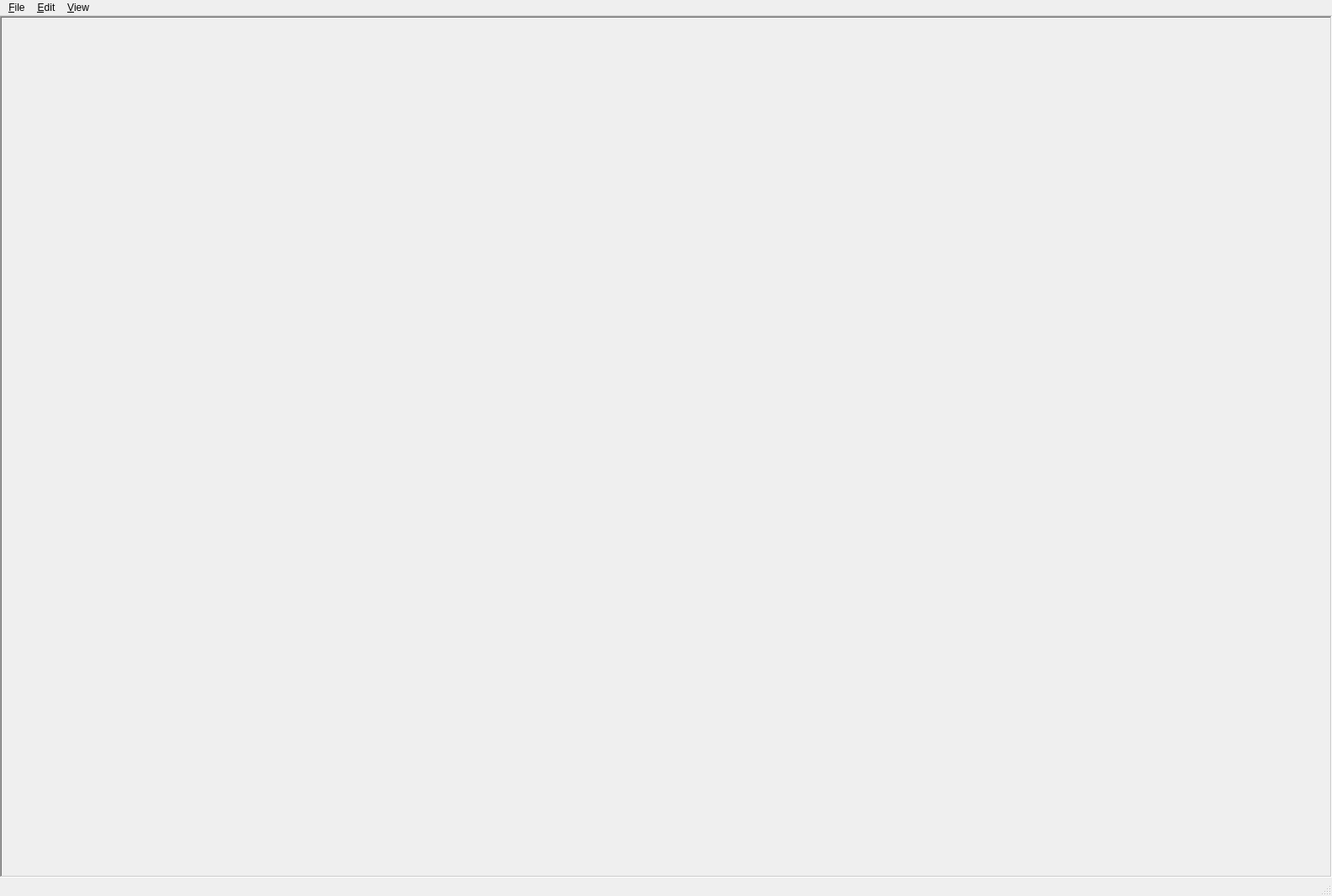
<?xml version="1.0" encoding="UTF-8"?>
<ui version="4.0">
 <class>MainWindow</class>
 <widget class="QMainWindow" name="MainWindow">
  <property name="geometry">
   <rect>
    <x>0</x>
    <y>0</y>
    <width>1584</width>
    <height>1066</height>
   </rect>
  </property>
  <property name="windowTitle">
   <string>ImageQuickFix</string>
  </property>
  <widget class="QWidget" name="centralwidget">
   <layout class="QVBoxLayout" name="verticalLayout">
    <property name="leftMargin">
     <number>0</number>
    </property>
    <property name="topMargin">
     <number>0</number>
    </property>
    <property name="rightMargin">
     <number>0</number>
    </property>
    <property name="bottomMargin">
     <number>0</number>
    </property>
    <item>
     <widget class="QFrame" name="frame_5">
      <property name="frameShape">
       <enum>QFrame::Shape::WinPanel</enum>
      </property>
      <property name="frameShadow">
       <enum>QFrame::Shadow::Sunken</enum>
      </property>
      <layout class="QVBoxLayout" name="verticalLayout_2">
       <property name="leftMargin">
        <number>0</number>
       </property>
       <property name="topMargin">
        <number>0</number>
       </property>
       <property name="rightMargin">
        <number>0</number>
       </property>
       <property name="bottomMargin">
        <number>0</number>
       </property>
       <item>
        <widget class="ImageWidget" name="widget_image_viewer" native="true">
         <property name="sizePolicy">
          <sizepolicy hsizetype="Preferred" vsizetype="Expanding">
           <horstretch>0</horstretch>
           <verstretch>0</verstretch>
          </sizepolicy>
         </property>
        </widget>
       </item>
      </layout>
     </widget>
    </item>
   </layout>
  </widget>
  <widget class="QMenuBar" name="menubar">
   <property name="geometry">
    <rect>
     <x>0</x>
     <y>0</y>
     <width>1584</width>
     <height>30</height>
    </rect>
   </property>
   <widget class="QMenu" name="menu_File">
    <property name="title">
     <string>&amp;File</string>
    </property>
    <addaction name="action_new_from_clipboard"/>
    <addaction name="action_file_open"/>
    <addaction name="action_save_square_image"/>
    <addaction name="action_save_as"/>
   </widget>
   <widget class="QMenu" name="menu_View">
    <property name="title">
     <string>&amp;View</string>
    </property>
    <addaction name="action_fit_image_to_view"/>
   </widget>
   <widget class="QMenu" name="menu_Edit">
    <property name="title">
     <string>&amp;Edit</string>
    </property>
    <addaction name="action_copy"/>
    <addaction name="separator"/>
    <addaction name="action_edit_squared"/>
    <addaction name="separator"/>
    <addaction name="action_edit_rotate_right"/>
    <addaction name="action_edit_rotate_left"/>
    <addaction name="action_edit_rotate_180deg"/>
    <addaction name="action_edit_flip_horizontal"/>
    <addaction name="action_edit_flip_vertical"/>
    <addaction name="separator"/>
    <addaction name="action_settings"/>
   </widget>
   <addaction name="menu_File"/>
   <addaction name="menu_Edit"/>
   <addaction name="menu_View"/>
  </widget>
  <widget class="QStatusBar" name="statusbar"/>
  <action name="action_file_open">
   <property name="text">
    <string>&amp;Open...</string>
   </property>
   <property name="shortcut">
    <string>Ctrl+O</string>
   </property>
  </action>
  <action name="action_fit_image_to_view">
   <property name="checkable">
    <bool>true</bool>
   </property>
   <property name="text">
    <string>Fit image to view</string>
   </property>
  </action>
  <action name="action_copy">
   <property name="text">
    <string>Copy</string>
   </property>
   <property name="shortcut">
    <string>Ctrl+C</string>
   </property>
  </action>
  <action name="action_settings">
   <property name="text">
    <string>Settings...</string>
   </property>
  </action>
  <action name="action_new_from_clipboard">
   <property name="text">
    <string>&amp;New from clipboard</string>
   </property>
   <property name="shortcut">
    <string>Ctrl+N</string>
   </property>
  </action>
  <action name="action_edit_rotate_right">
   <property name="text">
    <string>Rotate right</string>
   </property>
  </action>
  <action name="action_edit_rotate_left">
   <property name="text">
    <string>Rotate left</string>
   </property>
  </action>
  <action name="action_edit_flip_vertical">
   <property name="text">
    <string>Flip vertical</string>
   </property>
  </action>
  <action name="action_edit_flip_horizontal">
   <property name="text">
    <string>Flip horizontal</string>
   </property>
  </action>
  <action name="action_edit_rotate_180deg">
   <property name="text">
    <string>Rotate 180 deg</string>
   </property>
  </action>
  <action name="action_edit_squared">
   <property name="text">
    <string>Squared</string>
   </property>
  </action>
  <action name="action_save_square_image">
   <property name="text">
    <string>Save square image...</string>
   </property>
   <property name="shortcut">
    <string>Ctrl+S</string>
   </property>
  </action>
  <action name="action_save_as">
   <property name="text">
    <string>Save as...</string>
   </property>
  </action>
 </widget>
 <customwidgets>
  <customwidget>
   <class>ImageWidget</class>
   <extends>QWidget</extends>
   <header>ImageWidget.h</header>
   <container>1</container>
  </customwidget>
 </customwidgets>
 <resources/>
 <connections/>
</ui>
